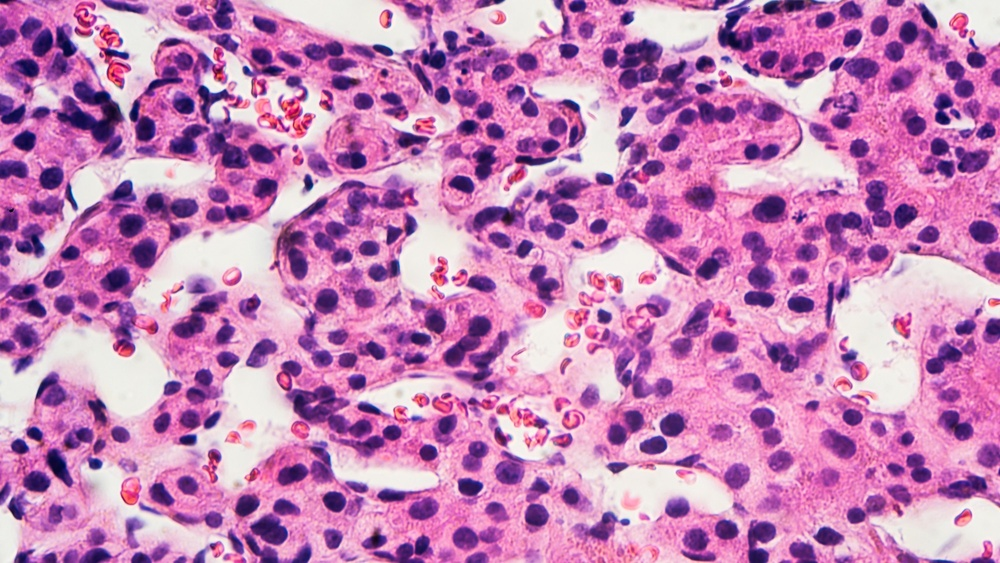
#> input picture imagens/img1.jpeg, 1000 x 563 px, shrunk from 2000 x 1126 before the run
$ python imagens.py
#> lines starting #> are read from the running program, lines starting #| are printed output that depends on the picture
import cv2
import numpy as np

def calculate_histogram(image):
    # Convertendo a imagem para tons de cinza
    gray_image = cv2.cvtColor(image, cv2.COLOR_BGR2GRAY)

    # Calculando o histograma da imagem
    hist = cv2.calcHist([gray_image], [0], None, [256], [0, 256])

    # Normalizando o histograma
    hist = hist / hist.sum()

    return hist

def calculate_image_similarity(image1, image2):
    # Calculando histogramas para ambas as imagens
    hist1 = calculate_histogram(image1)
    hist2 = calculate_histogram(image2)

    # Calculando a similaridade usando a correlação de histogramas
    similarity = cv2.compareHist(hist1, hist2, cv2.HISTCMP_CORREL)

    # Convertendo a similaridade para porcentagem
    similarity_percentage = (similarity + 1) * 50

    return similarity_percentage

# Carregando as imagens
image_path1 = "img1.jpeg"
image_path2 = "img2.jpeg"

image1 = cv2.imread(image_path1)
#> image1 is the input picture: shape (563, 1000, 3); mean B, G, R 182.7, 130.6, 197.7
image2 = cv2.imread(image_path2)
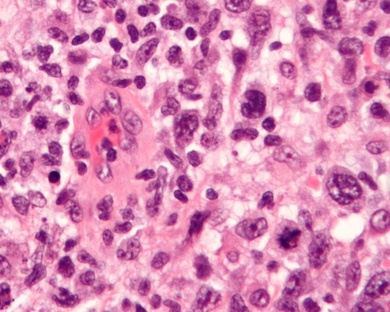
#> input picture imagens/img2.jpeg, 390 x 312 px, shrunk from 780 x 624 before the run
#> image2 is the input picture: shape (312, 390, 3); mean B, G, R 179.5, 138.2, 215.3

# Calculando a similaridade entre as imagens
similarity = calculate_image_similarity(image1, image2)
#> in calculate_histogram, `gray_image = cv2.cvtColor(image, cv2.COLOR_BGR2GRAY)`:
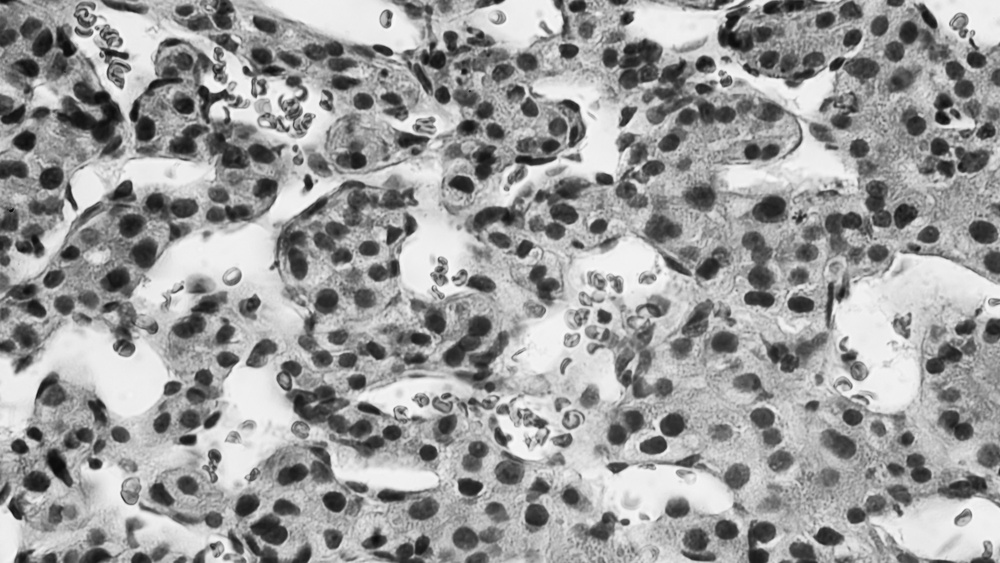
#> gray_image: shape (563, 1000); min 9, max 250, mean 156.6
#> in calculate_histogram, `hist = cv2.calcHist([gray_image], [0], None, [256], [0, 256])`: hist = 256 values, max 9050 at index 237, min 0 at index 0, mean 2199.2
#> in calculate_histogram, `hist = hist / hist.sum()`: hist = 256 values, max 0.0161 at index 237, min 0 at index 0, mean 0.00391
#> in calculate_image_similarity, `hist1 = calculate_histogram(image1)`: hist1 has the same summary as hist in calculate_histogram
#> in calculate_histogram (call 2), `gray_image = cv2.cvtColor(image, cv2.COLOR_BGR2GRAY)`:
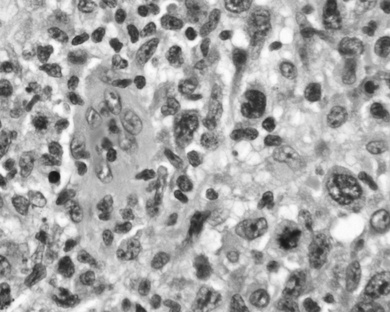
#> gray_image: shape (312, 390); min 20, max 253, mean 165.9
#> in calculate_histogram (call 2), `hist = cv2.calcHist([gray_image], [0], None, [256], [0, 256])`: hist = 256 values, max 1315 at index 187, min 0 at index 0, mean 475.3
#> in calculate_histogram (call 2), `hist = hist / hist.sum()`: hist = 256 values, max 0.0108 at index 187, min 0 at index 0, mean 0.00391
#> in calculate_image_similarity, `hist2 = calculate_histogram(image2)`: hist2 has the same summary as hist in calculate_histogram
#> in calculate_image_similarity, `similarity = cv2.compareHist(hist1, hist2, cv2.HISTCMP_CORREL)`: similarity = 0.709
#> in calculate_image_similarity, `similarity_percentage = (similarity + 1) * 50`: similarity_percentage = 85.43
#> similarity = 85.43

# Exibindo a similaridade em porcentagem
print(f"A similaridade entre as imagens é: {similarity:.2f}%")
#| A similaridade entre as imagens é: 85.43%
